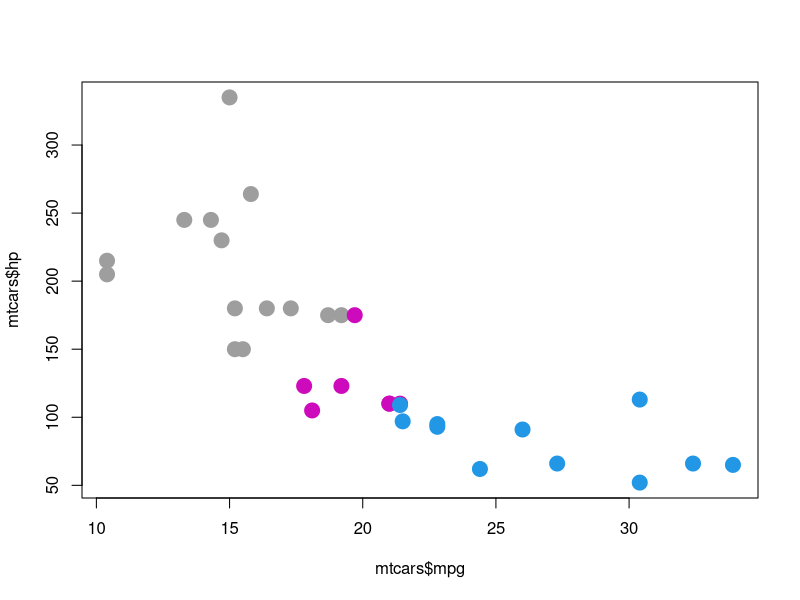
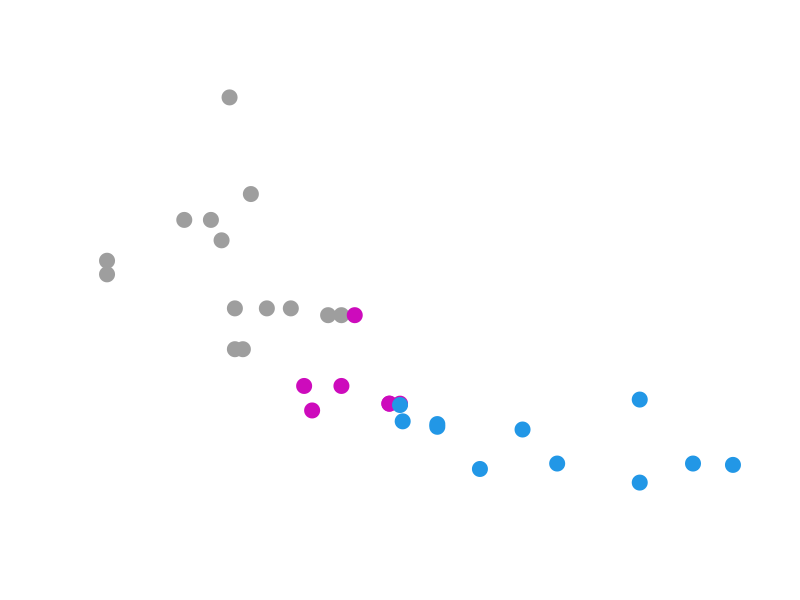
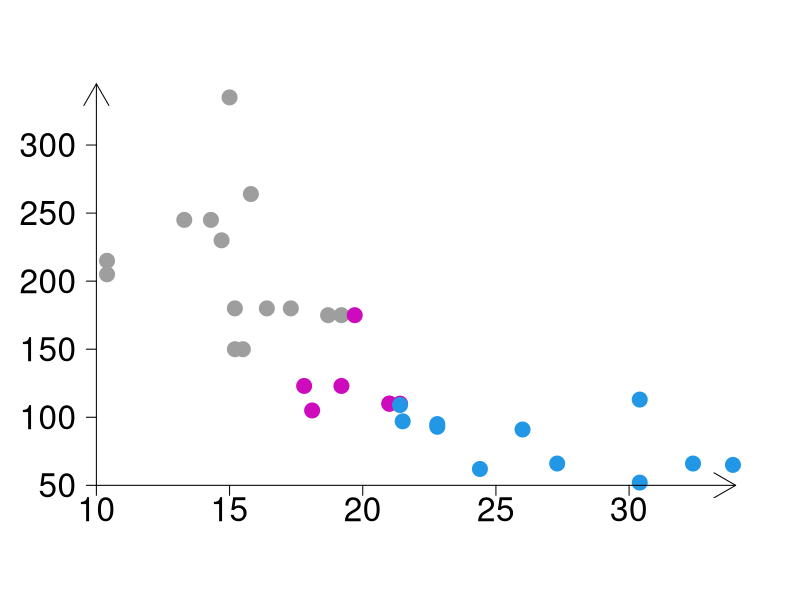
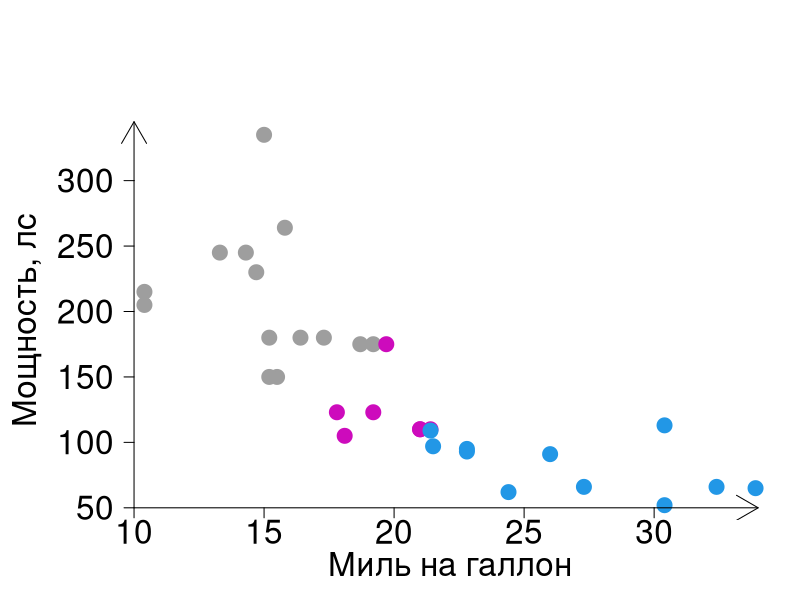
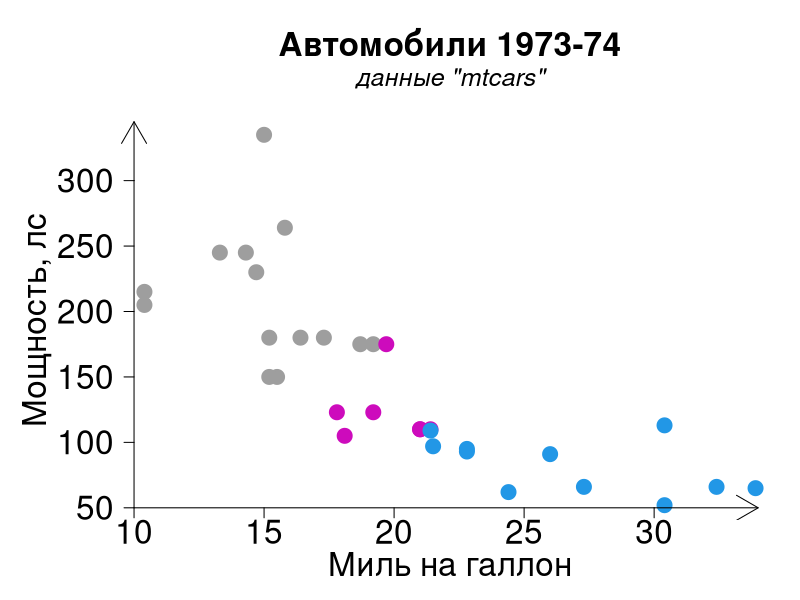
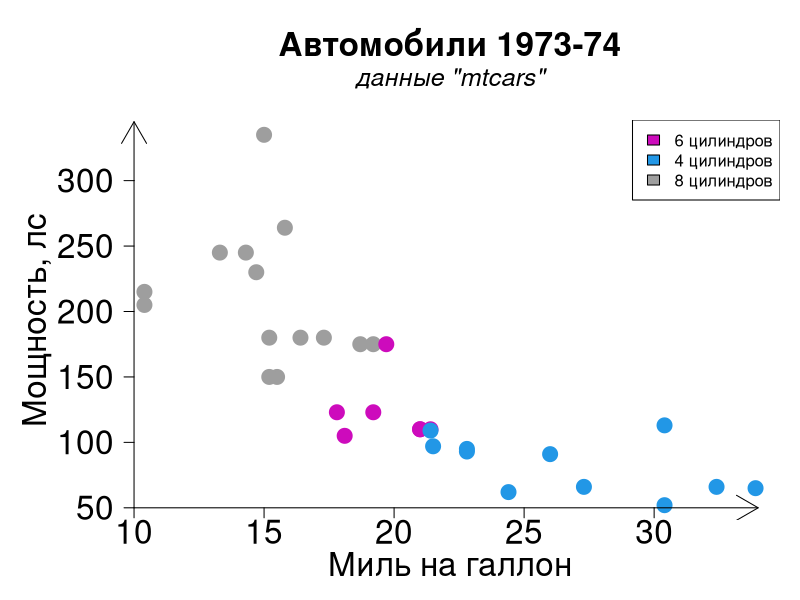

Write R code to recreate these figures, in order.
# Esly russkie bukvy ne otobrajautsa: File -> Reopen with encoding... UTF-8

# Используйте UTF-8 как кодировку по умолчанию!
# Установить кодировку в RStudio: Tools -> Global Options -> General, 
#  Default text encoding: UTF-8

# ..............................................................................
# Практикум на ЭВМ 4. Практика 2: Базовая графика  
#
#  * графические Функции верхнего и нижнего уровня   
#  * функции настройки графического вывода    
#  * пример построения графика разброса  
# ..............................................................................



# Пример простого графика ------------------------------------------------------


# слайд 4 ======================================================================

plot(mtcars$mpg, mtcars$hp, pch = 21, col = mtcars$cyl,
     bg = mtcars$cyl, cex = 2)


# слайд 5 ======================================================================

# отключаем оси
plot(mtcars$mpg, mtcars$hp, pch = 21, col = mtcars$cyl, 
     bg = mtcars$cyl, cex = 2, 
     xlab = '', ylab = '', axes = F)


# слайд 6 ======================================================================

# перерисовываем оси  
#  строим график без осей
plot(mtcars$mpg, mtcars$hp, pch = 21, col = mtcars$cyl, 
     bg = mtcars$cyl, cex = 2, xlab = '', ylab = '', axes = F)

#  оси c настройками
axis(1, pos = 50, cex.axis = 2)
axis(2, pos = 10, cex.axis = 2, las = 2)

#  добавляем стрелки
arrows(x0 = c(30, 10), y0 = c(50, 300),
       x1 = c(34, 10), y1 = c(50, 345))


# слайд 7 ======================================================================

# добавляем подписи осей
#  ширина полей графика
par(mar = c(4, 6, 6, 1))

#  график
plot(mtcars$mpg, mtcars$hp, pch = 21, col = mtcars$cyl, 
     bg = mtcars$cyl, cex = 2, xlab = '', ylab = '', axes = F)

#  оси
axis(1, pos = 50, cex.axis = 2)
axis(2, pos = 10, cex.axis = 2, las = 2)

#  стрелки
arrows(x0 = c(30, 10), y0 = c(50, 300),
       x1 = c(34, 10), y1 = c(50, 345))

#  подписи осей  
mtext("Миль на галлон", side = 1, line = 2, cex = 2)
mtext("Мощность, лс", side = 2, line = 4, cex = 2)


# слайд 8 ======================================================================

# добавляем заголовок
#  ширина полей графика
par(mar = c(4, 6, 6, 1))

#  график
plot(mtcars$mpg, mtcars$hp, pch = 21, col = mtcars$cyl, 
     bg = mtcars$cyl, cex = 2, xlab = '', ylab = '', axes = F)

#  оси
axis(1, pos = 50, cex.axis = 2)
axis(2, pos = 10, cex.axis = 2, las = 2)

#  стрелки
arrows(x0 = c(30, 10), y0 = c(50, 300),
       x1 = c(34, 10), y1 = c(50, 345))

#  подписи осей 
mtext("Миль на галлон", side = 1, line = 2, cex = 2)
mtext("Мощность, лс", side = 2, line = 3.5, cex = 2)

#  заголовок
mtext("Автомобили 1973-74", side = 3, 
      line = 3, cex = 2, font = 2)
#  подзаголовок
mtext('данные "mtcars"', side = 3, 
      line = 1.5, cex = 1.5, font = 3)


# слайд 9 ======================================================================

# добавляем легенду
#  ширина полей графика
par(mar = c(4, 6, 6, 1))

#  график
plot(mtcars$mpg, mtcars$hp, pch = 21, col = mtcars$cyl, 
     bg = mtcars$cyl, cex = 2, xlab = '', ylab = '', axes = F)

#  оси
axis(1, pos = 50, cex.axis = 2)
axis(2, pos = 10, cex.axis = 2, las = 2)

#  стрелки
arrows(x0 = c(30, 10), y0 = c(50, 300),
       x1 = c(34, 10), y1 = c(50, 345))

#  подписи осей 
mtext("Миль на галлон", side = 1, line = 2, cex = 2)
mtext("Мощность, лс", side = 2, line = 3.5, cex = 2)

#  заголовок
mtext("Автомобили 1973-74", side = 3, 
      line = 3, cex = 2, font = 2)
#  подзаголовок
mtext('данные "mtcars"', side = 3, 
      line = 1.5, cex = 1.5, font = 3)

# легенда
legend('topright', legend = paste(unique(mtcars$cyl), 'цилиндров'),
       fill = unique(mtcars$cyl))

